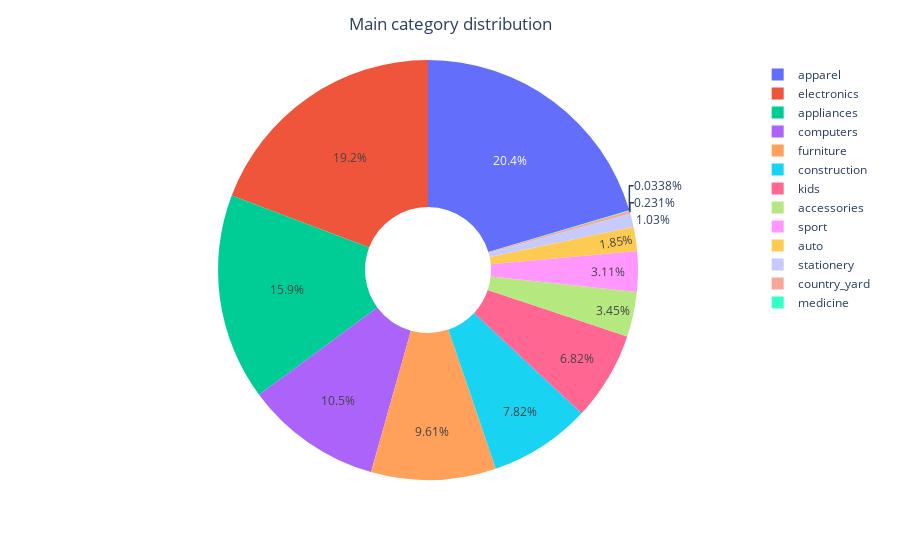

This figure's notebook cell:
### Code cell
# Pie chart for main-categories
import plotly.express as px

print('Number of main-categories: ', len(mainCat_names))
fig = px.pie(names = mainCat_names, values = mainCat_values, hole = 0.3)
fig.update_layout({'title':{'text':'Main category distribution', 'x':0.5}})
#fig.show()

### Figure 1 — Plotly figure (JSON) as saved in the notebook; plotly's stock layout.template omitted (floating-point values rounded to 4 significant figures)
{"data": [{"domain": {"x": [0, 1], "y": [0, 1]}, "hole": 0.3, "hovertemplate": "label=%{label}<br>value=%{value}<extra></extra>", "labels": ["apparel", "electronics", "appliances", "computers", "furniture", "construction", "kids", "accessories", "sport", "auto", "stationery", "country_yard", "medicine"], "legendgroup": "", "name": "", "showlegend": true, "type": "pie", "values": [16884, 15900, 13150, 8696, 7950, 6468, 5644, 2857, 2575, 1533, 853, 191, 28]}], "layout": {"legend": {"tracegroupgap": 0}, "margin": {"t": 60}, "title": {"text": "Main category distribution", "x": 0.5}}}
